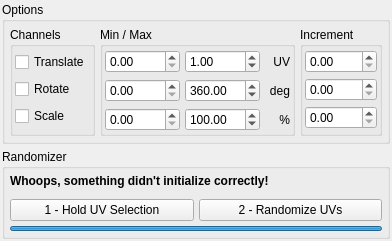
<?xml version="1.0" encoding="UTF-8"?>
<ui version="4.0">
 <class>widget</class>
 <widget class="QWidget" name="widget">
  <property name="geometry">
   <rect>
    <x>0</x>
    <y>0</y>
    <width>366</width>
    <height>220</height>
   </rect>
  </property>
  <property name="sizePolicy">
   <sizepolicy hsizetype="Minimum" vsizetype="Minimum">
    <horstretch>0</horstretch>
    <verstretch>0</verstretch>
   </sizepolicy>
  </property>
  <property name="windowTitle">
   <string>UV Randomizer</string>
  </property>
  <layout class="QVBoxLayout" name="verticalLayout">
   <property name="spacing">
    <number>5</number>
   </property>
   <property name="leftMargin">
    <number>2</number>
   </property>
   <property name="topMargin">
    <number>2</number>
   </property>
   <property name="rightMargin">
    <number>2</number>
   </property>
   <property name="bottomMargin">
    <number>2</number>
   </property>
   <item>
    <widget class="QGroupBox" name="grp_options">
     <property name="title">
      <string>Options</string>
     </property>
     <layout class="QHBoxLayout" name="horizontalLayout">
      <property name="spacing">
       <number>5</number>
      </property>
      <property name="leftMargin">
       <number>5</number>
      </property>
      <property name="topMargin">
       <number>5</number>
      </property>
      <property name="rightMargin">
       <number>5</number>
      </property>
      <property name="bottomMargin">
       <number>5</number>
      </property>
      <item>
       <widget class="QGroupBox" name="grp_channels">
        <property name="title">
         <string>Channels</string>
        </property>
        <layout class="QVBoxLayout" name="verticalLayout_3">
         <property name="spacing">
          <number>5</number>
         </property>
         <property name="leftMargin">
          <number>2</number>
         </property>
         <property name="topMargin">
          <number>3</number>
         </property>
         <property name="rightMargin">
          <number>2</number>
         </property>
         <property name="bottomMargin">
          <number>2</number>
         </property>
         <item>
          <widget class="QCheckBox" name="chk_t">
           <property name="text">
            <string>Translate</string>
           </property>
          </widget>
         </item>
         <item>
          <widget class="QCheckBox" name="chk_r">
           <property name="text">
            <string>Rotate</string>
           </property>
          </widget>
         </item>
         <item>
          <widget class="QCheckBox" name="chk_s">
           <property name="text">
            <string>Scale</string>
           </property>
          </widget>
         </item>
        </layout>
       </widget>
      </item>
      <item>
       <widget class="QGroupBox" name="grp_minmax">
        <property name="title">
         <string>Min / Max</string>
        </property>
        <property name="flat">
         <bool>false</bool>
        </property>
        <layout class="QVBoxLayout" name="verticalLayout_2">
         <property name="leftMargin">
          <number>2</number>
         </property>
         <property name="topMargin">
          <number>3</number>
         </property>
         <property name="rightMargin">
          <number>2</number>
         </property>
         <property name="bottomMargin">
          <number>2</number>
         </property>
         <item>
          <layout class="QHBoxLayout" name="horizontalLayout_3">
           <property name="spacing">
            <number>5</number>
           </property>
           <property name="topMargin">
            <number>0</number>
           </property>
           <item>
            <widget class="QDoubleSpinBox" name="spn_t_min">
             <property name="sizePolicy">
              <sizepolicy hsizetype="Minimum" vsizetype="Fixed">
               <horstretch>0</horstretch>
               <verstretch>0</verstretch>
              </sizepolicy>
             </property>
             <property name="minimumSize">
              <size>
               <width>75</width>
               <height>0</height>
              </size>
             </property>
             <property name="minimum">
              <double>0.000000000000000</double>
             </property>
             <property name="maximum">
              <double>1000.000000000000000</double>
             </property>
             <property name="singleStep">
              <double>0.100000000000000</double>
             </property>
             <property name="value">
              <double>0.000000000000000</double>
             </property>
            </widget>
           </item>
           <item>
            <spacer name="horizontalSpacer_5">
             <property name="orientation">
              <enum>Qt::Horizontal</enum>
             </property>
             <property name="sizeHint" stdset="0">
              <size>
               <width>0</width>
               <height>20</height>
              </size>
             </property>
            </spacer>
           </item>
           <item>
            <widget class="QDoubleSpinBox" name="spn_t_max">
             <property name="sizePolicy">
              <sizepolicy hsizetype="Minimum" vsizetype="Fixed">
               <horstretch>0</horstretch>
               <verstretch>0</verstretch>
              </sizepolicy>
             </property>
             <property name="minimumSize">
              <size>
               <width>75</width>
               <height>0</height>
              </size>
             </property>
             <property name="minimum">
              <double>-100.000000000000000</double>
             </property>
             <property name="maximum">
              <double>1000.000000000000000</double>
             </property>
             <property name="singleStep">
              <double>0.100000000000000</double>
             </property>
             <property name="value">
              <double>1.000000000000000</double>
             </property>
            </widget>
           </item>
           <item>
            <widget class="QLabel" name="label">
             <property name="sizePolicy">
              <sizepolicy hsizetype="Minimum" vsizetype="Preferred">
               <horstretch>0</horstretch>
               <verstretch>0</verstretch>
              </sizepolicy>
             </property>
             <property name="minimumSize">
              <size>
               <width>25</width>
               <height>0</height>
              </size>
             </property>
             <property name="text">
              <string>UV</string>
             </property>
             <property name="alignment">
              <set>Qt::AlignRight|Qt::AlignTrailing|Qt::AlignVCenter</set>
             </property>
            </widget>
           </item>
          </layout>
         </item>
         <item>
          <layout class="QHBoxLayout" name="horizontalLayout_4">
           <property name="spacing">
            <number>5</number>
           </property>
           <property name="topMargin">
            <number>0</number>
           </property>
           <item>
            <widget class="QDoubleSpinBox" name="spn_r_min">
             <property name="sizePolicy">
              <sizepolicy hsizetype="Minimum" vsizetype="Fixed">
               <horstretch>0</horstretch>
               <verstretch>0</verstretch>
              </sizepolicy>
             </property>
             <property name="minimumSize">
              <size>
               <width>75</width>
               <height>0</height>
              </size>
             </property>
             <property name="suffix">
              <string/>
             </property>
             <property name="maximum">
              <double>1000.000000000000000</double>
             </property>
            </widget>
           </item>
           <item>
            <spacer name="horizontalSpacer_4">
             <property name="orientation">
              <enum>Qt::Horizontal</enum>
             </property>
             <property name="sizeHint" stdset="0">
              <size>
               <width>0</width>
               <height>20</height>
              </size>
             </property>
            </spacer>
           </item>
           <item>
            <widget class="QDoubleSpinBox" name="spn_r_max">
             <property name="sizePolicy">
              <sizepolicy hsizetype="Minimum" vsizetype="Fixed">
               <horstretch>0</horstretch>
               <verstretch>0</verstretch>
              </sizepolicy>
             </property>
             <property name="minimumSize">
              <size>
               <width>75</width>
               <height>0</height>
              </size>
             </property>
             <property name="maximum">
              <double>1000.000000000000000</double>
             </property>
             <property name="value">
              <double>360.000000000000000</double>
             </property>
            </widget>
           </item>
           <item>
            <widget class="QLabel" name="label_2">
             <property name="sizePolicy">
              <sizepolicy hsizetype="Minimum" vsizetype="Preferred">
               <horstretch>0</horstretch>
               <verstretch>0</verstretch>
              </sizepolicy>
             </property>
             <property name="minimumSize">
              <size>
               <width>25</width>
               <height>0</height>
              </size>
             </property>
             <property name="text">
              <string>deg</string>
             </property>
             <property name="alignment">
              <set>Qt::AlignRight|Qt::AlignTrailing|Qt::AlignVCenter</set>
             </property>
            </widget>
           </item>
          </layout>
         </item>
         <item>
          <layout class="QHBoxLayout" name="horizontalLayout_5">
           <property name="spacing">
            <number>5</number>
           </property>
           <property name="topMargin">
            <number>0</number>
           </property>
           <item>
            <widget class="QDoubleSpinBox" name="spn_s_min">
             <property name="sizePolicy">
              <sizepolicy hsizetype="Minimum" vsizetype="Fixed">
               <horstretch>0</horstretch>
               <verstretch>0</verstretch>
              </sizepolicy>
             </property>
             <property name="minimumSize">
              <size>
               <width>75</width>
               <height>0</height>
              </size>
             </property>
             <property name="decimals">
              <number>2</number>
             </property>
             <property name="maximum">
              <double>1000.000000000000000</double>
             </property>
            </widget>
           </item>
           <item>
            <spacer name="horizontalSpacer_3">
             <property name="orientation">
              <enum>Qt::Horizontal</enum>
             </property>
             <property name="sizeHint" stdset="0">
              <size>
               <width>0</width>
               <height>20</height>
              </size>
             </property>
            </spacer>
           </item>
           <item>
            <widget class="QDoubleSpinBox" name="spn_s_max">
             <property name="sizePolicy">
              <sizepolicy hsizetype="Minimum" vsizetype="Fixed">
               <horstretch>0</horstretch>
               <verstretch>0</verstretch>
              </sizepolicy>
             </property>
             <property name="minimumSize">
              <size>
               <width>75</width>
               <height>0</height>
              </size>
             </property>
             <property name="maximum">
              <double>1000.000000000000000</double>
             </property>
             <property name="value">
              <double>100.000000000000000</double>
             </property>
            </widget>
           </item>
           <item>
            <widget class="QLabel" name="label_3">
             <property name="sizePolicy">
              <sizepolicy hsizetype="Minimum" vsizetype="Preferred">
               <horstretch>0</horstretch>
               <verstretch>0</verstretch>
              </sizepolicy>
             </property>
             <property name="minimumSize">
              <size>
               <width>25</width>
               <height>0</height>
              </size>
             </property>
             <property name="text">
              <string>%</string>
             </property>
             <property name="alignment">
              <set>Qt::AlignRight|Qt::AlignTrailing|Qt::AlignVCenter</set>
             </property>
            </widget>
           </item>
          </layout>
         </item>
        </layout>
       </widget>
      </item>
      <item>
       <widget class="QGroupBox" name="grp_increment">
        <property name="title">
         <string>Increment</string>
        </property>
        <layout class="QVBoxLayout" name="verticalLayout_4">
         <property name="spacing">
          <number>5</number>
         </property>
         <property name="sizeConstraint">
          <enum>QLayout::SetDefaultConstraint</enum>
         </property>
         <property name="leftMargin">
          <number>2</number>
         </property>
         <property name="topMargin">
          <number>3</number>
         </property>
         <property name="rightMargin">
          <number>2</number>
         </property>
         <property name="bottomMargin">
          <number>2</number>
         </property>
         <item>
          <widget class="QDoubleSpinBox" name="spn_t_inc"/>
         </item>
         <item>
          <widget class="QDoubleSpinBox" name="spn_r_inc"/>
         </item>
         <item>
          <widget class="QDoubleSpinBox" name="spn_s_inc"/>
         </item>
        </layout>
       </widget>
      </item>
     </layout>
    </widget>
   </item>
   <item>
    <spacer name="verticalSpacer">
     <property name="orientation">
      <enum>Qt::Vertical</enum>
     </property>
     <property name="sizeHint" stdset="0">
      <size>
       <width>20</width>
       <height>0</height>
      </size>
     </property>
    </spacer>
   </item>
   <item>
    <widget class="QGroupBox" name="grp_randomizer">
     <property name="title">
      <string>Randomizer</string>
     </property>
     <layout class="QVBoxLayout" name="verticalLayout_5">
      <property name="spacing">
       <number>5</number>
      </property>
      <property name="leftMargin">
       <number>5</number>
      </property>
      <property name="topMargin">
       <number>5</number>
      </property>
      <property name="rightMargin">
       <number>5</number>
      </property>
      <property name="bottomMargin">
       <number>5</number>
      </property>
      <item>
       <widget class="QLabel" name="lbl_status">
        <property name="sizePolicy">
         <sizepolicy hsizetype="Preferred" vsizetype="Minimum">
          <horstretch>0</horstretch>
          <verstretch>0</verstretch>
         </sizepolicy>
        </property>
        <property name="minimumSize">
         <size>
          <width>0</width>
          <height>20</height>
         </size>
        </property>
        <property name="font">
         <font>
          <weight>75</weight>
          <bold>true</bold>
         </font>
        </property>
        <property name="autoFillBackground">
         <bool>false</bool>
        </property>
        <property name="frameShape">
         <enum>QFrame::NoFrame</enum>
        </property>
        <property name="frameShadow">
         <enum>QFrame::Plain</enum>
        </property>
        <property name="text">
         <string>Whoops, something didn't initialize correctly!</string>
        </property>
        <property name="alignment">
         <set>Qt::AlignLeading|Qt::AlignLeft|Qt::AlignTop</set>
        </property>
        <property name="wordWrap">
         <bool>true</bool>
        </property>
       </widget>
      </item>
      <item>
       <layout class="QHBoxLayout" name="horizontalLayout_2">
        <property name="spacing">
         <number>5</number>
        </property>
        <item>
         <widget class="QPushButton" name="btn_hold">
          <property name="text">
           <string>1 - Hold UV Selection</string>
          </property>
          <property name="checkable">
           <bool>true</bool>
          </property>
          <property name="autoDefault">
           <bool>false</bool>
          </property>
          <property name="default">
           <bool>false</bool>
          </property>
          <property name="flat">
           <bool>false</bool>
          </property>
         </widget>
        </item>
        <item>
         <widget class="QPushButton" name="btn_randomize">
          <property name="text">
           <string>2 - Randomize UVs</string>
          </property>
          <property name="autoDefault">
           <bool>false</bool>
          </property>
          <property name="default">
           <bool>false</bool>
          </property>
         </widget>
        </item>
       </layout>
      </item>
      <item>
       <widget class="QProgressBar" name="bar_progress">
        <property name="sizePolicy">
         <sizepolicy hsizetype="Expanding" vsizetype="Fixed">
          <horstretch>0</horstretch>
          <verstretch>0</verstretch>
         </sizepolicy>
        </property>
        <property name="maximumSize">
         <size>
          <width>16777215</width>
          <height>5</height>
         </size>
        </property>
        <property name="value">
         <number>100</number>
        </property>
        <property name="textVisible">
         <bool>false</bool>
        </property>
        <property name="invertedAppearance">
         <bool>false</bool>
        </property>
       </widget>
      </item>
     </layout>
    </widget>
   </item>
  </layout>
 </widget>
 <resources/>
 <connections/>
</ui>
